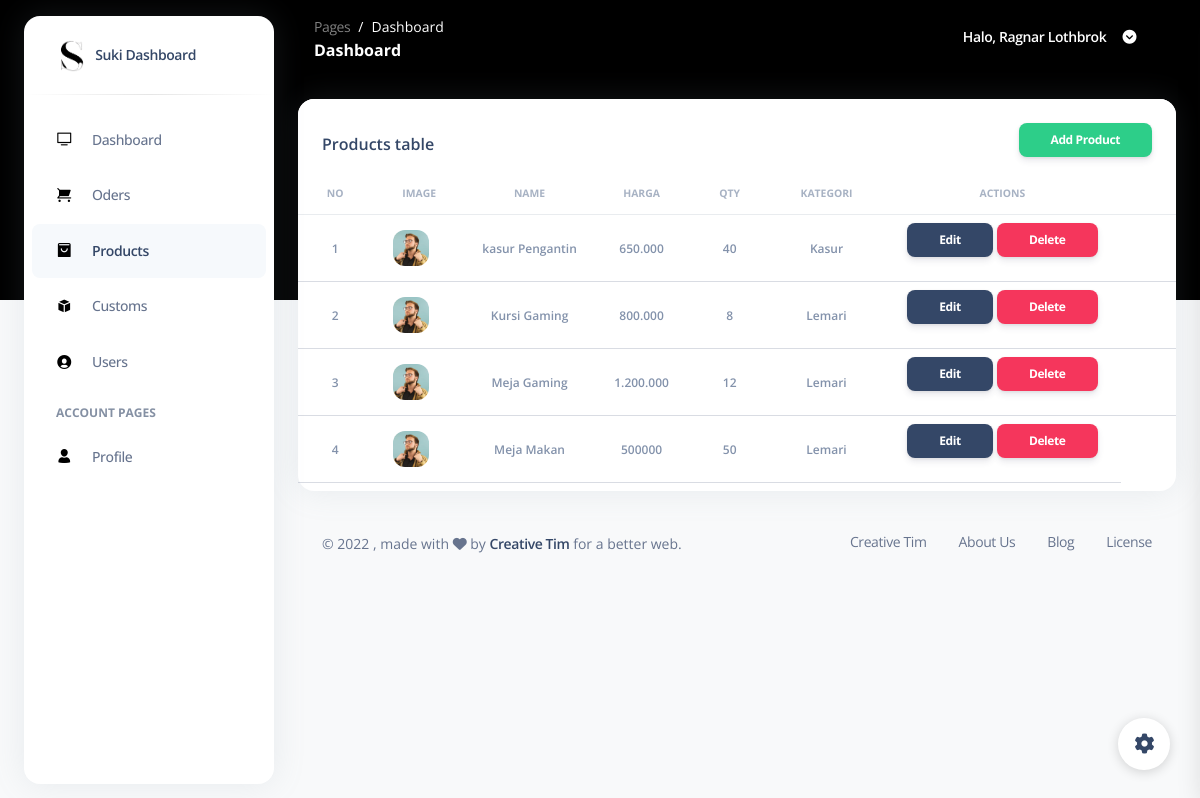
/pages/products.view.php, run on the app's committed database.
### tables this page shows
CREATE TABLE `tb_product` (
  `id` int(2) NOT NULL,
  `image` varchar(1) NOT NULL,
  `nama` varchar(50) NOT NULL,
  `harga` varchar(12) NOT NULL,
  `qty` int(3) NOT NULL,
  `kategori` int(2) NOT NULL
);

CREATE TABLE `tb_kategori` (
  `id` int(2) NOT NULL,
  `nama` varchar(10) NOT NULL
);

### pages/products.view.php (the view, shortened to what this page needs)
<?php
require("./koneksi.php");
?>
<!DOCTYPE html>
<html lang="en">
<head>
  <link href="../assets/css/nucleo-icons.css" rel="stylesheet" />
  <link href="../assets/css/nucleo-svg.css" rel="stylesheet" />
  <link href="../assets/css/nucleo-svg.css" rel="stylesheet" />
  <link id="pagestyle" href="../assets/css/argon-dashboard.css" rel="stylesheet" />
</head>
<body class="g-sidenav-show bg-gray-100">
  <aside class="sidenav bg-white navbar navbar-vertical navbar-expand-xs border-0 border-radius-xl my-3 fixed-start ms-4" id="sidenav-main">
    <div class="sidenav-header">
      <a class="navbar-brand m-0" href="/pages/dashboard.html">
        <img src="../assets/images/icon.png" class="navbar-brand-img h-100" alt="main_logo" />
        <span class="ms-1 font-weight-bold">Suki Dashboard</span>
      </a>
    </div>
    <hr class="horizontal dark mt-0" />
    <div class="collapse navbar-collapse w-auto" id="sidenav-collapse-main">
      <ul class="navbar-nav">
        <li class="nav-item">
          <a class="nav-link" href="./dashboard.view.php">
            <div class="icon icon-shape icon-sm border-radius-md text-center me-2 d-flex align-items-center justify-content-center">
              <i class="ni ni-tv-2 text-warning text-sm opacity-10"></i>
            </div>
            <span class="nav-link-text ms-1">Dashboard</span>
          </a>
        </li>
        <li class="nav-item">
          <a class="nav-link" href="./orders.view.php">
            <div class="icon icon-shape icon-sm border-radius-md text-center me-2 d-flex align-items-center justify-content-center">
              <i class="ni ni-cart text-warning text-sm opacity-10"></i>
            </div>
            <span class="nav-link-text ms-1">Oders</span>
          </a>
        </li>
        <li class="nav-item">
          <a class="nav-link active" href="./products.view.php">
            <div class="icon icon-shape icon-sm border-radius-md text-center me-2 d-flex align-items-center justify-content-center">
              <i class="ni ni-bag-17 text-warning text-sm opacity-10"></i>
            </div>
            <span class="nav-link-text ms-1">Products</span>
          </a>
        </li>
        <li class="nav-item">
          <a class="nav-link" href="./customs.view.php">
            <div class="icon icon-shape icon-sm border-radius-md text-center me-2 d-flex align-items-center justify-content-center">
              <i class="ni ni-app text-warning text-sm opacity-10"></i>
            </div>
            <span class="nav-link-text ms-1">Customs</span>
          </a>
        </li>
        <li class="nav-item">
          <a class="nav-link" href="./users.view.php">
            <div class="icon icon-shape icon-sm border-radius-md text-center me-2 d-flex align-items-center justify-content-center">
              <i class="ni ni-circle-08 text-warning text-sm opacity-10"></i>
            </div>
            <span class="nav-link-text ms-1">Users</span>
          </a>
        </li>
        <li class="nav-item mt-3">
          <h6 class="ps-4 ms-2 text-uppercase text-xs font-weight-bolder opacity-6">
            Account pages
          </h6>
        </li>
        <li class="nav-item">
          <a class="nav-link" href="./profile.view.php">
            <div class="icon icon-shape icon-sm border-radius-md text-center me-2 d-flex align-items-center justify-content-center">
              <i class="ni ni-single-02 text-warning text-sm opacity-10"></i>
            </div>
            <span class="nav-link-text ms-1">Profile</span>
          </a>
        </li>
      </ul>
    </div>
  </aside>
  <main class="main-content position-relative border-radius-lg">
    <nav class="navbar navbar-main navbar-expand-lg px-0 mx-4 shadow-none border-radius-xl" id="navbarBlur" data-scroll="false">
      <div class="container-fluid py-1 px-3">
        <nav aria-label="breadcrumb">
          <ol class="breadcrumb bg-transparent mb-0 pb-0 pt-1 px-0 me-sm-6 me-5">
            <li class="breadcrumb-item text-sm">
              <a class="opacity-5 text-white" href="javascript:;">Pages</a>
            </li>
            <li class="breadcrumb-item text-sm text-white active" aria-current="page">
              Dashboard
            </li>
          </ol>
          <h6 class="font-weight-bolder text-white mb-0">Dashboard</h6>
        </nav>
        <div class="collapse navbar-collapse mt-sm-0 mt-2 me-md-0 me-sm-4" id="navbar">
          <ul class="ms-md-auto pe-md-3 d-flex align-items-center navbar-nav justify-content-end">
            <li class="nav-item px-3 d-flex align-items-center">
              <a href="javascript:;" class="nav-link text-white font-weight-bold px-0">
                <span class="d-sm-inline d-none">Halo, Ragnar Lothbrok</span>
              </a>
            </li>
            <li class="nav-item dropdown pe-2 d-flex align-items-center">
              <a href="javascript:;" class="nav-link text-white p-0" id="dropdownMenuButton" data-bs-toggle="dropdown" aria-expanded="false">
                <i class="fa fa-chevron-circle-down cursor-pointer"></i>
              </a>
            </li>
          </ul>
        </div>
      </div>
    </nav>
    <div class="container-fluid py-4">
      <div class="row">
        <div class="col-12">
          <div class="card mb-4">
            <div class="card-header pb-0">
              <div class="d-flex align-items-center">
                <h6>Products table</h6>
                <button class="btn btn-success btn-sm ms-auto " data-modal-target="#modal-add">
                  Add Product
                </button>
              </div>
            </div>
            <div class="card-body px-0 pt-0 pb-2">
              <div class="table-responsive p-0">
                <table class="table align-items-center mb-0">
                  <thead>
                    <tr>
                      <th class="text-center text-uppercase text-secondary text-xxs font-weight-bolder opacity-7">
                        No
                      </th>
                      <th class="text-center text-uppercase text-secondary text-xxs font-weight-bolder opacity-7">
                        Image
                      </th>
                      <th class="text-center text-uppercase text-secondary text-xxs font-weight-bolder opacity-7">
                        Name
                      </th>
                      <th class="text-center text-uppercase text-secondary text-xxs font-weight-bolder opacity-7">
                        Harga
                      </th>
                      <th class="text-center text-uppercase text-secondary text-xxs font-weight-bolder opacity-7">
                        Qty
                      </th>
                      <th class="text-center text-uppercase text-secondary text-xxs font-weight-bolder opacity-7">
                        Kategori
                      </th>
                      <th class="text-center text-uppercase text-secondary text-xxs font-weight-bolder opacity-7">
                        Actions
                      </th>
                      <th></th>
                    </tr>
                  </thead>
                  <?php
                  $query  = "SELECT tb_product.id, tb_product.nama, tb_product.harga, tb_product.qty, tb_kategori.nama AS kategori FROM tb_product JOIN tb_kategori WHERE tb_product.kategori=tb_kategori.id order by tb_product.nama asc";
                  $result = mysqli_query($koneksi, $query);
                  $no     = 1;
                  while ($row = mysqli_fetch_array($result)) {
                    $productName   = $row['nama'];
                    $productHarga  = $row['harga'];
                    $productQty  = $row['qty'];
                    $productKategori = $row['kategori'];
                  ?>
                    <tbody>
                      <tr>
                        <td class="align-middle text-center">
                          <span class="text-secondary text-xs font-weight-bold"><?php echo $no; ?></span>
                        </td>
                        <td class="align-middle text-center">
                          <img src="../assets/img/team-3.jpg" class="avatar avatar-sm me-3" alt="user1" />
                        </td>
                        <td class="align-middle text-center">
                          <span class="text-secondary text-xs font-weight-bold"><?php echo $productName; ?></span>
                        </td>
                        <td class="align-middle text-center">
                          <span class="text-secondary text-xs font-weight-bold"><?php echo $productHarga; ?></span>
                        </td>
                        <td class="align-middle text-center">
                          <span class="text-secondary text-xs font-weight-bold"><?php echo $productQty; ?></span>
                        </td>
                        <td class="align-middle text-center">
                          <span class="text-secondary text-xs font-weight-bold"><?php echo $productKategori; ?></span>
                        </td>
                        <td class="align-middle text-center">
                          <button class="btn btn-dark btn-sm ms-auto" data-modal-target="#modal-edit<?php echo $row['id']; ?>">Edit</button>
                          <button class="btn btn-danger btn-sm ms-auto" data-modal-target="#modal-delete<?php echo $row['id']; ?>">Delete</button>
                        </td>
                      </tr>
              </div>
            <?php
                    $no++;
                  } ?>
            </div>
          </div>
    <footer class="footer pt-3">
      <div class="container-fluid">
        <div class="row align-items-center justify-content-lg-between">
          <div class="col-lg-6 mb-lg-0 mb-4">
            <div class="copyright text-center text-sm text-muted text-lg-start">
              ©
              , made with <i class="fa fa-heart"></i> by
              <a href="https://www.creative-tim.com" class="font-weight-bold" target="_blank">Creative Tim</a>
              for a better web.
            </div>
          </div>
          <div class="col-lg-6">
            <ul class="nav nav-footer justify-content-center justify-content-lg-end">
              <li class="nav-item">
                <a href="https://www.creative-tim.com" class="nav-link text-muted" target="_blank">Creative Tim</a>
              </li>
              <li class="nav-item">
                <a href="https://www.creative-tim.com/presentation" class="nav-link text-muted" target="_blank">About Us</a>
              </li>
              <li class="nav-item">
                <a href="https://www.creative-tim.com/blog" class="nav-link text-muted" target="_blank">Blog</a>
              </li>
              <li class="nav-item">
                <a href="https://www.creative-tim.com/license" class="nav-link pe-0 text-muted" target="_blank">License</a>
              </li>
            </ul>
          </div>
        </div>
      </div>
    </footer>
  </main>
  <div class="fixed-plugin">
    <a class="fixed-plugin-button text-dark position-fixed px-3 py-2">
      <i class="fa fa-cog py-2"> </i>
    </a>
  </div>
</body>
</html>

### assets/css/nucleo-svg.css (style rules this page uses)
.icon { display: inline-block; color: #111111; height: 1em; width: 1em; }
.icon-sm { height: 0.8em; width: 0.8em; }
.icon { fill: currentColor; stroke: none; }

### data on the page
tb_product: nama "kasur Pengantin", harga "650.000", qty "40", kategori.nama "Kasur"
tb_product: nama "Kursi Gaming", harga "800.000", qty "8", kategori.nama "Lemari"
tb_product: nama "Meja Gaming", harga "1.200.000", qty "12", kategori.nama "Lemari"
tb_product: nama "Meja Makan", harga "500000", qty "50", kategori.nama "Lemari"
